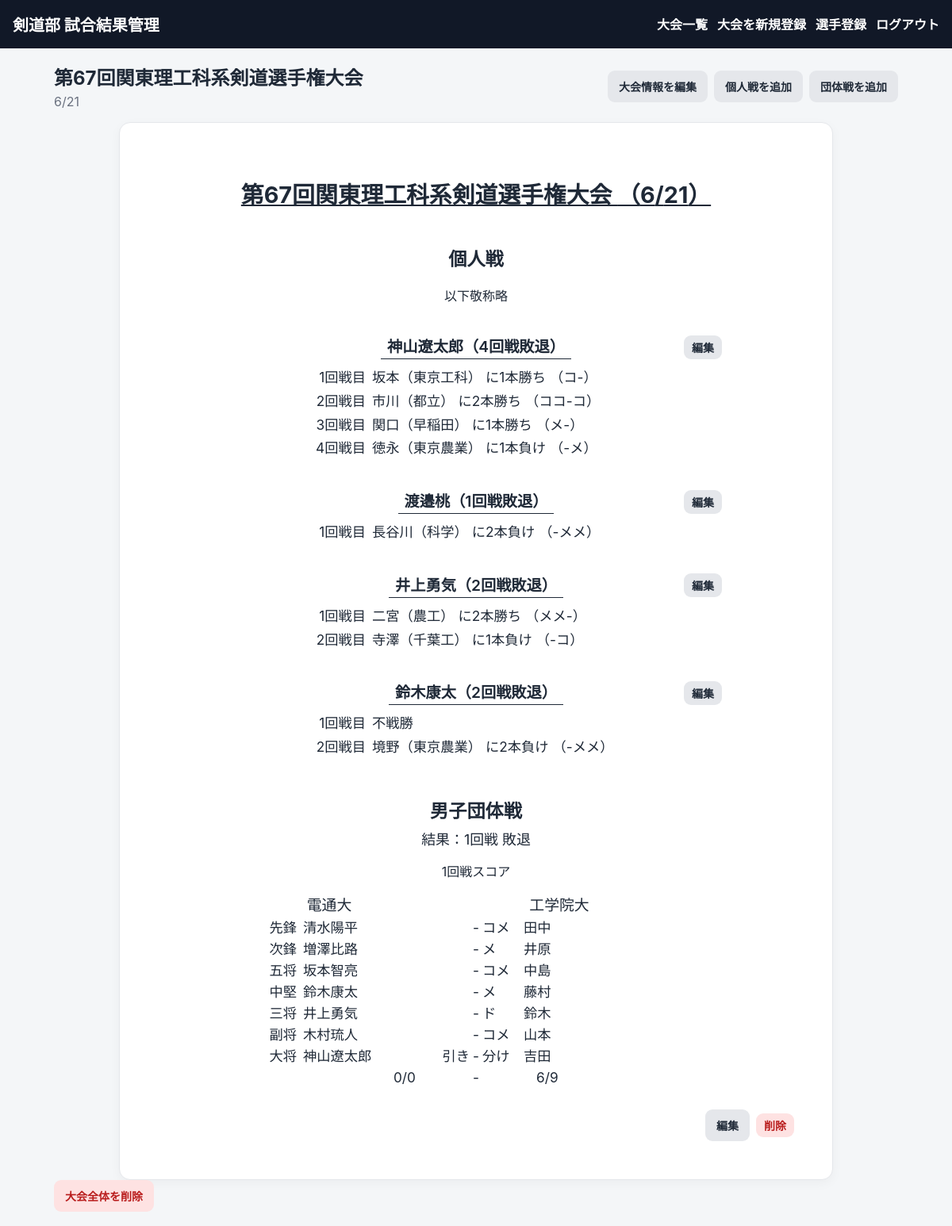
The page /tournaments/3 (signed in) on the database its author committed.
### main.py (models this page shows)
class Base(DeclarativeBase):
    pass

class Tournament(Base):
    __tablename__ = "tournaments"
    id: Mapped[int] = mapped_column(primary_key=True)
    name: Mapped[str] = mapped_column(String(200))
    event_date: Mapped[date] = mapped_column(Date)
    venue: Mapped[str] = mapped_column(String(200), default="")
    created_by: Mapped[int] = mapped_column(ForeignKey("users.id"))
    created_at: Mapped[datetime] = mapped_column(DateTime, default=datetime.utcnow)
    events: Mapped[list["Event"]] = relationship(
        back_populates="tournament_parent",
        cascade="all, delete-orphan",
        order_by="Event.id",
    )

class MatchEntry(Base):
    __tablename__ = "match_entries"
    id: Mapped[int] = mapped_column(primary_key=True)
    event_id: Mapped[int] = mapped_column(ForeignKey("events.id"))
    order_index: Mapped[int] = mapped_column(Integer, default=0)
    position: Mapped[str] = mapped_column(String(50), default="")
    player_name: Mapped[str] = mapped_column(String(100))
    opponent_name: Mapped[str] = mapped_column(String(150), default="")
    individual_round: Mapped[str] = mapped_column(String(80), default="")
    result: Mapped[str] = mapped_column(String(20))
    score_for: Mapped[int] = mapped_column(Integer, default=0)
    score_against: Mapped[int] = mapped_column(Integer, default=0)
    detail: Mapped[str] = mapped_column(String(255), default="")
    event: Mapped[Event] = relationship(back_populates="entries")

class Event(Base):
    __tablename__ = "events"
    id: Mapped[int] = mapped_column(primary_key=True)
    tournament_id: Mapped[int] = mapped_column(ForeignKey("tournaments.id"))
    event_type: Mapped[str] = mapped_column(String(20))
    round_name: Mapped[str] = mapped_column(String(100), default="")
    team_round: Mapped[int] = mapped_column(Integer, default=1)
    opponent_team: Mapped[str] = mapped_column(String(200), default="")
    created_by: Mapped[int] = mapped_column(ForeignKey("users.id"))
    created_at: Mapped[datetime] = mapped_column(DateTime, default=datetime.utcnow)
    tournament_parent: Mapped[Tournament] = relationship(back_populates="events")
    entries: Mapped[list["MatchEntry"]] = relationship(
        back_populates="event",
        cascade="all, delete-orphan",
        order_by="MatchEntry.order_index",
    )

### main.py (the view)
@app.get(
    "/tournaments/{tournament_id}",
    response_class=HTMLResponse,
)
def tournament_detail(
    tournament_id: int,
    request: Request,
    db: Session = Depends(get_db),
    user: User = Depends(require_user),
):
    tournament = db.get(
        Tournament,
        tournament_id,
    )
    if not tournament:
        raise HTTPException(
            status_code=404
        )
    view = tournament_view(
        tournament,
        db,
    )
    return render(
        "tournament_detail.html",
        request=request,
        user=user,
        tournament=tournament,
        **view,
    )

### templates/tournament_detail.html (shortened to what this page needs)
{% extends "base.html" %}
{% block content %}
<div class="page-head">
  <div>
    <h2>{{ tournament.name }}</h2>
    <p>
      {{ tournament.event_date.month }}/{{ tournament.event_date.day }}
    </p>
  </div>
  <div class="actions">
    <a
      class="button secondary tournament-action"
      href="/tournaments/{{ tournament.id }}/edit"
    >
      大会情報を編集
    </a>
    <a
      class="button secondary tournament-action"
      href="/tournaments/{{ tournament.id }}/results/new?event_type=individual"
    >
      個人戦を追加
    </a>
    <a
      class="button secondary tournament-action"
      href="/tournaments/{{ tournament.id }}/results/new?event_type=team"
    >
      団体戦を追加
    </a>
  </div>
</div>
<section class="card banquet-sheet">
  <h1>
    {{ tournament.name }}
    （{{ tournament.event_date.month }}/{{ tournament.event_date.day }}）
  </h1>
  {% if individual_sections %}
  <h2>個人戦</h2>
  <p class="center">
    以下敬称略
  </p>
  {% for section in individual_sections %}
  <div class="player-result">
    <div class="player-result-heading">
      <h3>
        {{ section.player }}（{{ section.heading }}）
      </h3>
      {% if section.entries %}
      <a
        class="button secondary small player-edit-button"
        href="/tournaments/{{ tournament.id }}/individual-results/edit?player_name={{ section.player | urlencode }}"
      >
        編集
      </a>
      {% endif %}
    </div>
    <div class="individual-match-list">
      {% for entry in section.entries %}
      <div class="individual-match-row">
        <span class="individual-round">
          {{ entry.individual_round or loop.index }}回戦目
        </span>
        <span class="individual-result-text">
          {% if entry.result in ["walkover_win", "walkover_loss"] %}
            {{ outcome_text(entry) }}
          {% else %}
            {{ entry.opponent_name }} に{{ outcome_text(entry) }}
          {% endif %}
          {% if entry.detail %}
            （{{ entry.detail }}）
          {% endif %}
        </span>
      </div>
      {% endfor %}
    </div>
  </div>
  {% endfor %}
  {% endif %}
  {% for item in team_events %}
  <div class="team-result">
    <h2>
      {{ item.event.round_name or "男子団体戦" }}
    </h2>
    <p class="team-overall-result">
      結果：{{ item.event.team_round }}回戦
      {% if item.result_label == "勝ち" %}
        勝利
      {% elif item.result_label == "負け" %}
        敗退
      {% else %}
        引き分け
      {% endif %}
    </p>
    <p class="center">
      {{ item.event.team_round }}回戦スコア
    </p>
    <div class="team-score-sheet">
      <div class="team-header">
        <div class="team-name home-team-name">
          電通大
        </div>
        <div class="team-name away-team-name">
          {{ item.event.opponent_team }}
        </div>
      </div>
      <div class="team-match-list">
        {% for entry in item.event.entries %}
        {% set sides = entry.detail.split("-") %}
        <div class="team-match-row">
          <div class="team-home-player">
            <span class="team-position">
              {{ entry.position }}
            </span>
            <span class="team-player-name">
              {{ entry.player_name }}
            </span>
          </div>
          <div class="team-center-score">
            {% if entry.result == "draw" %}
              <span class="team-draw-text">
                引き
              </span>
              <span class="team-score-separator">
                -
              </span>
              <span class="team-draw-text">
                分け
              </span>
            {% else %}
              <span class="team-score-separator">
                -
              </span>
              <span class="away-technique">
                {{ sides[1] if sides | length > 1 else "" }}
              </span>
            {% endif %}
          </div>
          <div class="team-away-player">
            {{ entry.opponent_name }}
          </div>
        </div>
        {% endfor %}
      </div>
      <div class="team-total-row">
        <div class="team-total home-total">
          {{ item.wins }}/{{ item.points_for }}
        </div>
        <div class="team-score-separator">
          -
        </div>
        <div class="team-total away-total">
          {{ item.losses }}/{{ item.points_against }}
        </div>
      </div>
    </div>
    <div class="result-actions">
      <a
        class="button secondary"
        href="/events/{{ item.event.id }}/edit"
      >
        編集
      </a>
      <form
        method="post"
        action="/events/{{ item.event.id }}/delete"
        onsubmit="return confirm('この団体戦結果を削除しますか？');"
      >
        <button
          type="submit"
          class="danger small"
        >
          削除
        </button>
      </form>
    </div>
  </div>
  {% endfor %}
</section>
<form
  method="post"
  action="/tournaments/{{ tournament.id }}/delete"
  onsubmit="return confirm('大会と登録済み結果をすべて削除しますか？');"
>
  <button
    type="submit"
    class="danger"
  >
    大会全体を削除
  </button>
</form>
{% endblock %}

### static/style.css (style rules this page uses)
:root { --bg: #f4f6f8; --card: #ffffff; --text: #1f2937; --muted: #6b7280; --line: #d1d5db; --accent: #111827; --danger: #b91c1c; }
* { box-sizing: border-box; }
body { margin: 0; background: var(--bg); color: var(--text); font-family: -apple-system, BlinkMacSystemFont, "Segoe UI", "Hiragino Kaku Gothic ProN", "Yu Gothic", Meiryo, sans-serif; }
h2, h3 { margin-top: 0; }
.card { margin-bottom: 16px; padding: 18px; background: var(--card); border: 1px solid #e5e7eb; border-radius: 14px; box-shadow: 0 4px 14px rgba(0, 0, 0, 0.04); }
.page-head, .section-head { display: flex; justify-content: space-between; align-items: center; gap: 15px; margin-bottom: 16px; }
.page-head h2, .page-head p { margin: 0; }
.page-head p { margin-top: 4px; color: var(--muted); }
.actions, .tabs { display: flex; gap: 8px; flex-wrap: wrap; }
button, .button { display: inline-block; padding: 10px 14px; border: 0; border-radius: 9px; font-size: 14px; font-weight: 700; text-decoration: none; cursor: pointer; transition: background-color 0.2s ease, color 0.2s ease, transform 0.2s ease, box-shadow 0.2s ease; }
.secondary { background: #e5e7eb; color: var(--text); }
.danger { background: #fee2e2; color: var(--danger); }
.small { padding: 5px 10px; }
.center { text-align: center; }
.banquet-sheet { max-width: 900px; margin: 0 auto; padding: 48px; background: #ffffff; }
.banquet-sheet > h1 { margin: 20px 0 44px; text-align: center; text-decoration: underline; font-size: 1.8rem; }
.banquet-sheet > h2 { margin: 0 0 18px; text-align: center; font-size: 1.45rem; }
.player-result { position: relative; max-width: 620px; margin: 38px auto; }
.player-result-heading { position: relative; display: flex; justify-content: center; align-items: center; margin-bottom: 10px; }
.player-result-heading h3 { display: inline-block; margin: 0; padding: 0 8px 2px; border-bottom: 1px solid var(--text); font-size: 1.2rem; font-weight: 600; text-align: center; }
.player-edit-button { position: absolute; right: 0; }
.individual-match-list { width: fit-content; max-width: 100%; margin: 0 auto; }
.individual-match-row { display: grid; grid-template-columns: 110px 380px; column-gap: 8px; align-items: baseline; margin: 3px auto; font-size: 1.08rem; line-height: 1.55; }
.individual-round { text-align: right; white-space: nowrap; }
.individual-result-text { text-align: left; }
.team-result { margin-top: 48px; }
.team-result > h2 { margin: 0 0 6px; text-align: center; font-size: 1.3rem; font-weight: 500; }
.team-overall-result { margin: 0 0 4px; text-align: center; font-size: 1.12rem; }
.team-result > h2 { margin: 0 0 6px; text-align: center; font-size: 1.45rem; font-weight: 700; }
.team-score-sheet { max-width: 560px; margin: 0 auto 30px; }
.team-header { display: grid; grid-template-columns: 190px 100px 190px; align-items: center; margin-bottom: 4px; font-size: 1.18rem; font-weight: 500; }
.home-team-name, .away-team-name { text-align: center; }
.team-match-list { display: grid; gap: 2px; }
.team-match-row { display: grid; grid-template-columns: 1fr 120px 1fr; align-items: center; min-height: 24px; font-size: 1.08rem; line-height: 1.45; }
.team-home-player { display: grid; grid-template-columns: 54px 1fr; gap: 8px; }
.team-position { text-align: right; font-weight: 500; }
.team-player-name { text-align: left; }
.team-center-score { display: grid; grid-template-columns: 1fr 16px 1fr; align-items: center; text-align: center; }
.away-technique { text-align: left; }
.team-score-separator { text-align: center; }
.team-draw-text:first-child { text-align: right; }
.team-draw-text:last-child { text-align: left; }
.team-away-player { text-align: left; }
.team-total-row { display: grid; grid-template-columns: 1fr 120px 1fr; align-items: center; margin-top: 4px; font-size: 1.08rem; }
.team-total { font-size: 1.08rem; }
.home-total { padding-right: 16px; text-align: right; }
.away-total { padding-left: 16px; text-align: left; }
.result-actions { display: flex; justify-content: flex-end; align-items: center; gap: 8px; margin-top: 20px; }
.result-actions form { margin: 0; }

### rows shown on the page
Tournament: name "第67回関東理工科系剣道選手権大会", event_date.month "6", event_date.day "21"
MatchEntry: player "神山遼太郎", heading "4回戦敗退", individual_round "1", opponent_name "坂本（東京工科）", result+score_for "1本勝ち", detail "コ-"
MatchEntry: individual_round "2", opponent_name "市川（都立）", result+score_for "2本勝ち", detail "ココ-コ"
MatchEntry: individual_round "3", opponent_name "関口（早稲田）", result+score_for "1本勝ち", detail "メ-"
MatchEntry: individual_round "4", opponent_name "徳永（東京農業）", result+score_against "1本負け", detail "-メ"
MatchEntry: player "渡邉桃", heading "1回戦敗退", individual_round "1", opponent_name "長谷川（科学）", result+score_against "2本負け", detail "-メメ"
MatchEntry: player "井上勇気", heading "2回戦敗退", individual_round "1", opponent_name "二宮（農工）", result+score_for "2本勝ち", detail "メメ-"
MatchEntry: individual_round "2", opponent_name "寺澤（千葉工）", result+score_against "1本負け", detail "-コ"
MatchEntry: player "鈴木康太", heading "2回戦敗退", individual_round "1", result "不戦勝"
MatchEntry: individual_round "2", opponent_name "境野（東京農業）", result+score_against "2本負け", detail "-メメ"
Event: event "男子団体戦", event.team_round "1", event.team_round "1", event.opponent_team "工学院大"
MatchEntry: position "先鋒", player_name "清水陽平", sides "コメ", opponent_name "田中"
MatchEntry: position "次鋒", player_name "増澤比路", sides "メ", opponent_name "井原"
MatchEntry: position "五将", player_name "坂本智亮", sides "コメ", opponent_name "中島"
MatchEntry: position "中堅", player_name "鈴木康太", sides "メ", opponent_name "藤村"
MatchEntry: position "三将", player_name "井上勇気", sides "ド", opponent_name "鈴木"
MatchEntry: position "副将", player_name "木村琉人", sides "コメ", opponent_name "山本"
MatchEntry: position "大将", player_name "神山遼太郎", result "引き", opponent_name "吉田"

### other values the page prints
{{ item.wins }} "0"
{{ item.points_for }} "0"
{{ item.losses }} "6"
{{ item.points_against }} "9"
